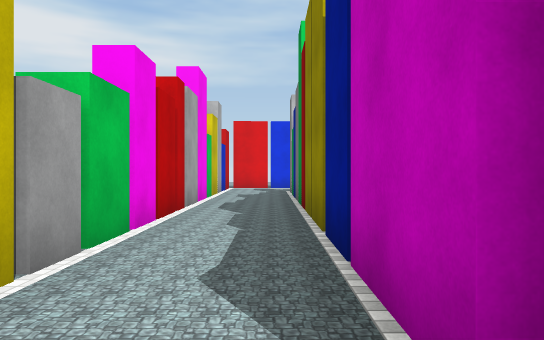
View 1 (above)

22 first-person views from a walk through a 3-D level made in the Unity game engine. The camera is 1.4 m above the floor, looks level and sees 70° across. The floor is counted in squares, 2 m on a side. Each view is taken from the middle of a square. On the plan, view 1 faces up. The plan holds only what a view shows up to about 11 squares ahead; the rest is blank. The place goes on beyond the plan. The player is left out. Some animated figures are left out. Some surface patterns are stand-ins.

View 2
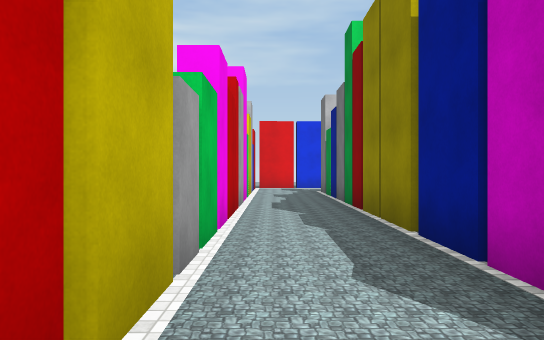

View 3
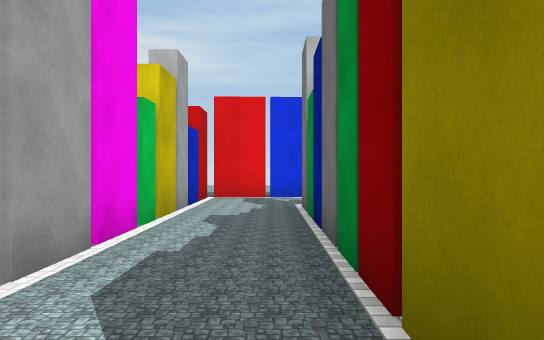

View 4
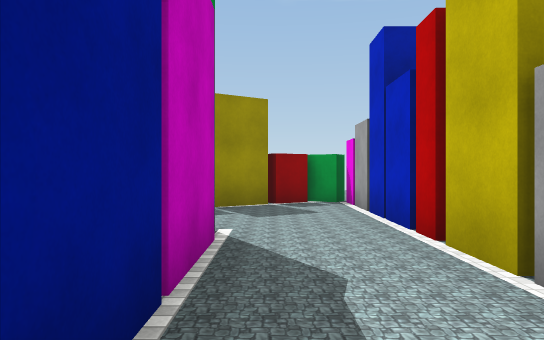

View 5
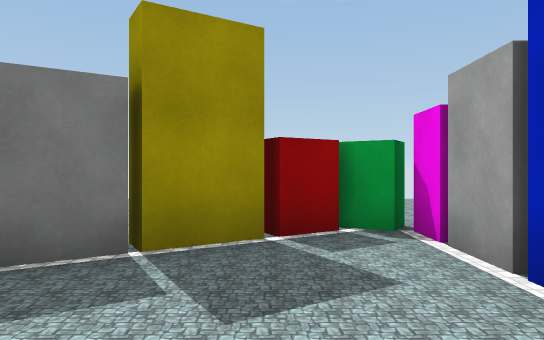

View 6
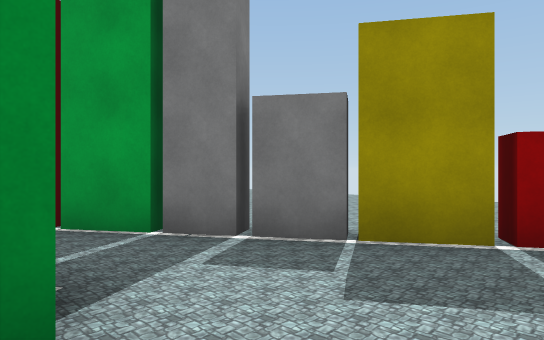

View 7
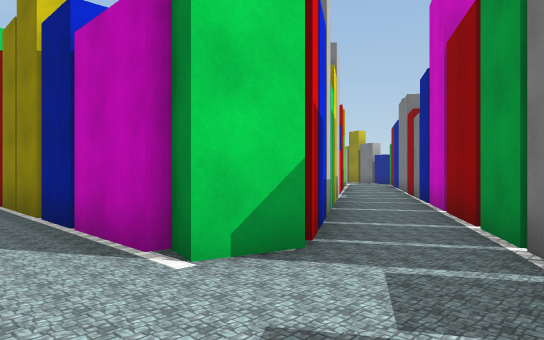

View 8
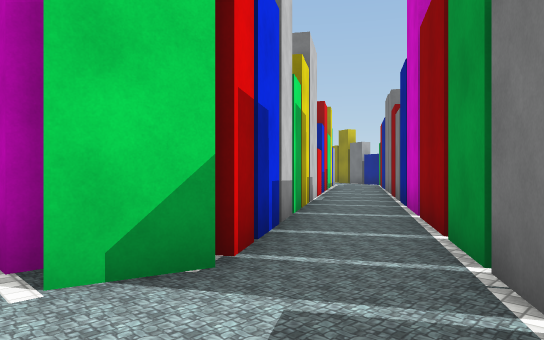

View 9
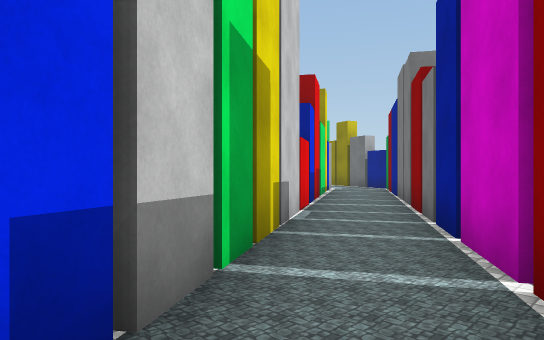

View 10
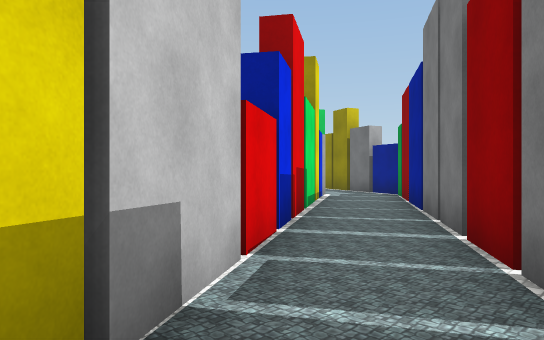

View 11
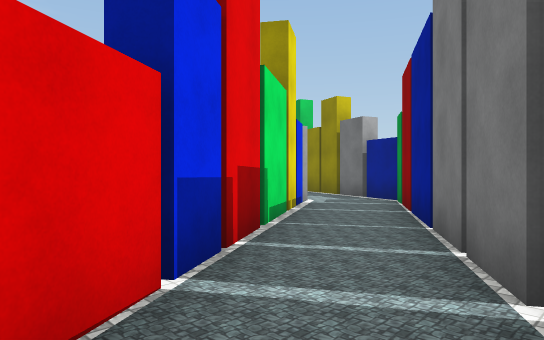

View 12
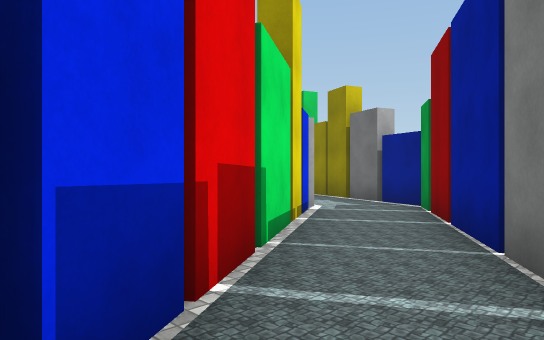

View 13
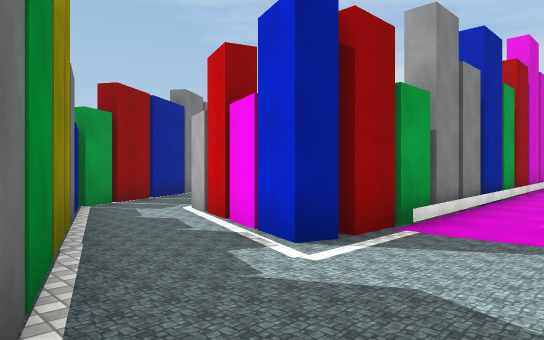

View 14
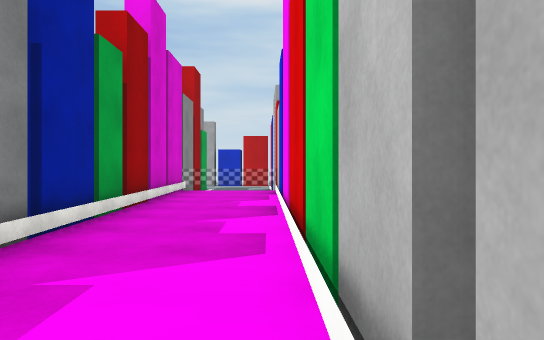

View 15
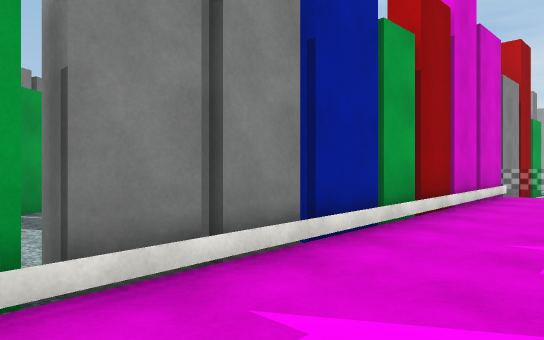

View 16
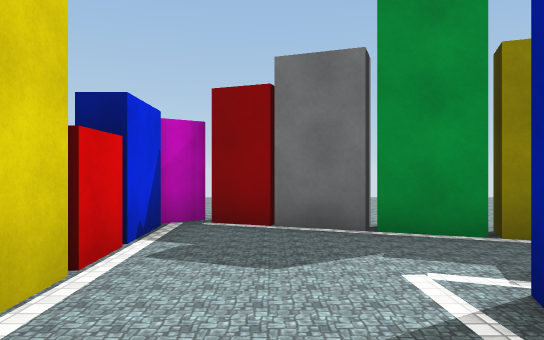

View 17
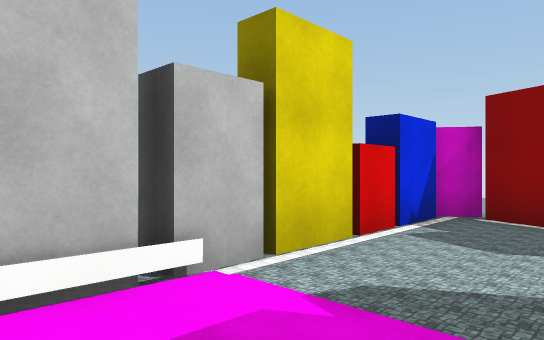

View 18
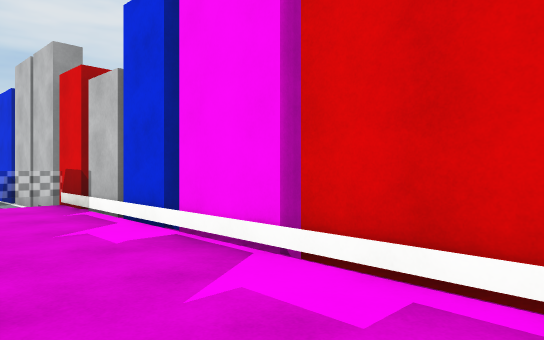

View 19
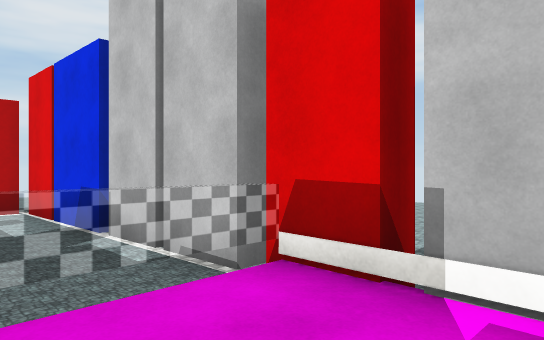

View 20
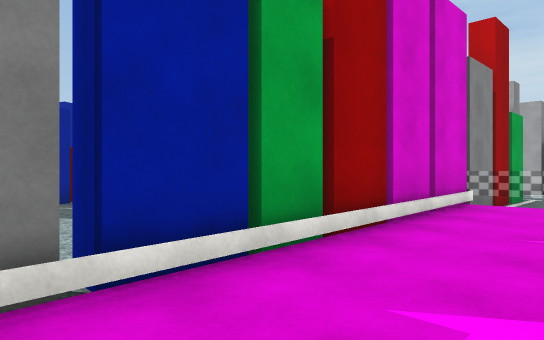

View 21
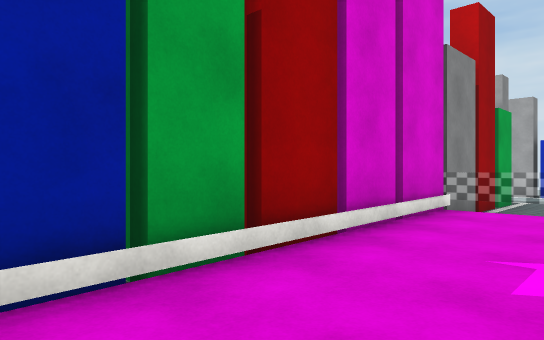

View 22
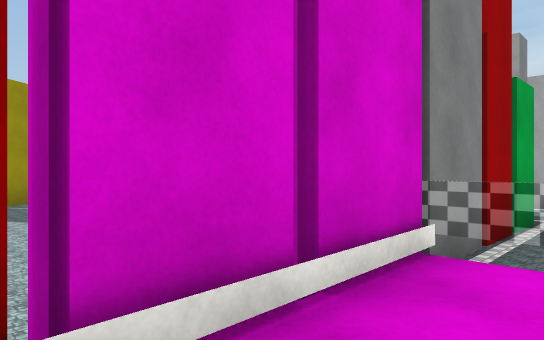

### Floor plan
Key: @ floor where view 1 was taken; # wall or solid block; x gap in a wall; . main floor; : floor 0.25 m higher than the main floor; = window, fence, low wall or low ledge; B red block; L block; O other object.
Columns run from 2 left of view 1 to 20 right of it. Each row starts with its distance up from view 1.
 16       # x ##x#x#x##B#xL
 15 ########:##:::........L
 14 x......=::::::.......#
 13 x......=::::::.......#.
 12 #..#x###x####xxx###.##.
 11 #..x     ..  . . #..#..
 10 x..#     .  .. . #..#
  9 #..#     .  . ..##.##
  8 #..#     .  . ##...#
  7 x..#    .. ..##...##
  6 #..#    .  ##...###
  5 #..#    . ##...##
  4 #..x    ##...###
  3 x..#   ##...##
  2 O..# ##...##
  1 x..###...##
  0 O.@....##
 -1 O....###
 -2 O...##
 -3 O.B##.
 -4 O B

Positions as (right, up) in squares from view 1, and headings:
1: (0, 0), facing up
2: (-1, 0), facing up
3: (0, 5), facing up
4: (0, 5), facing down
5: (0, 1), facing down
6: (-1, 1), facing down-right
7: (-1, -2), facing up-right
8: (0, -2), facing up-right
9: (3, 0), facing up-right
10: (6, 2), facing up-right
11: (8, 3), facing up-right
12: (9, 4), facing up-right
13: (19, 15), facing down-left
14: (15, 15), facing left
15: (14, 15), facing down-left
16: (14, 14), facing right
17: (13, 13), facing up-right
18: (12, 13), facing up-left
19: (7, 13), facing up-left
20: (12, 15), facing down-left
21: (11, 15), facing down-left
22: (8, 14), facing down-left
